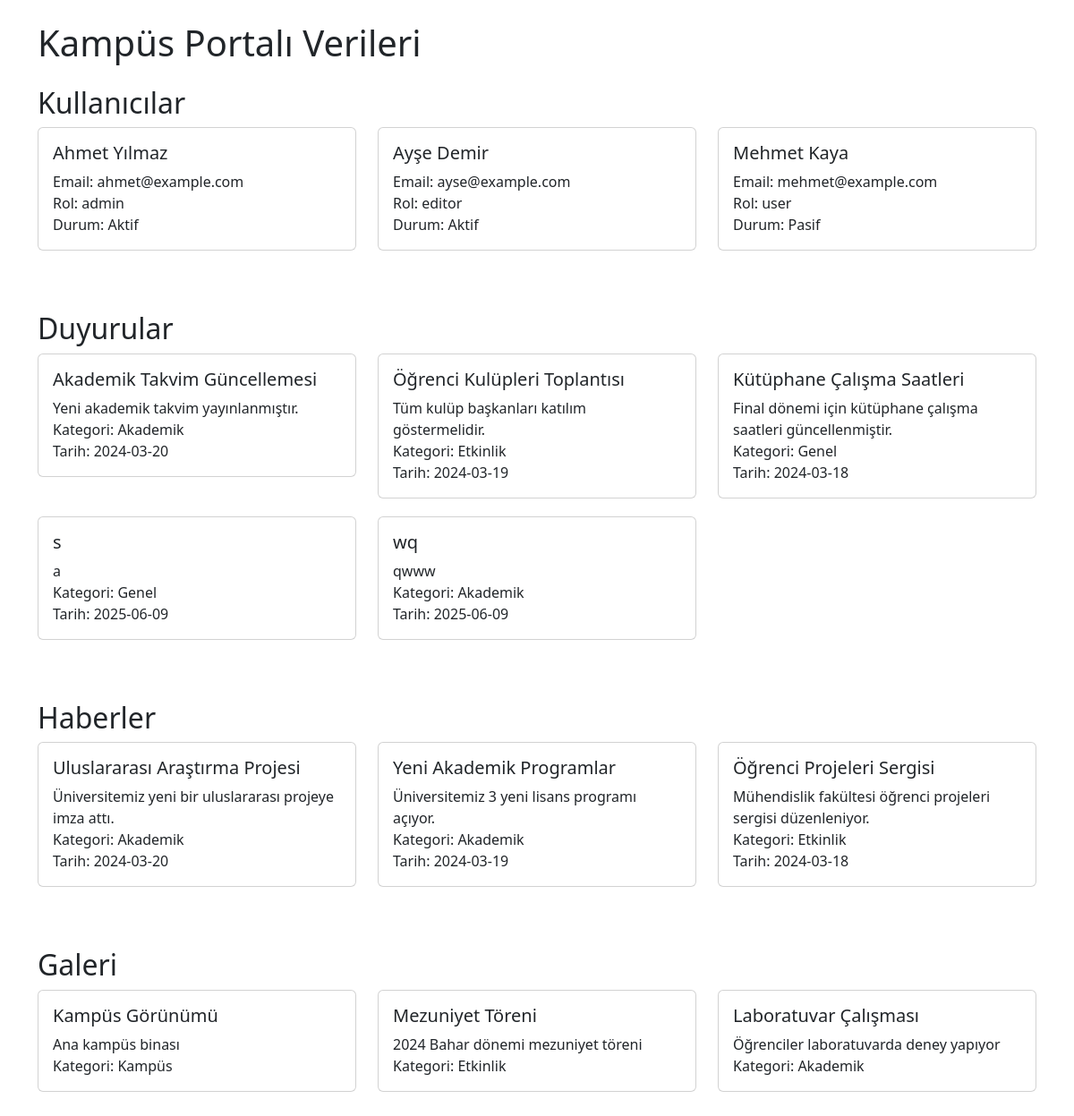
The page / on the database its author committed.
### tables this page shows
CREATE TABLE users (
    id INTEGER PRIMARY KEY AUTOINCREMENT,
    name TEXT NOT NULL,
    email TEXT UNIQUE NOT NULL,
    password TEXT NOT NULL,
    role TEXT NOT NULL,
    avatar TEXT,
    status BOOLEAN DEFAULT 1,
    last_login DATETIME,
    created_at DATETIME DEFAULT CURRENT_TIMESTAMP
);

CREATE TABLE announcements (
    id INTEGER PRIMARY KEY AUTOINCREMENT,
    title TEXT NOT NULL,
    content TEXT NOT NULL,
    category TEXT NOT NULL,
    publish_date DATE NOT NULL,
    status BOOLEAN DEFAULT 1,
    created_by INTEGER,
    created_at DATETIME DEFAULT CURRENT_TIMESTAMP,
    FOREIGN KEY (created_by) REFERENCES users (id)
);

CREATE TABLE news (
    id INTEGER PRIMARY KEY AUTOINCREMENT,
    title TEXT NOT NULL,
    content TEXT NOT NULL,
    image TEXT NOT NULL,
    category TEXT NOT NULL,
    publish_date DATE NOT NULL,
    status BOOLEAN DEFAULT 1,
    created_by INTEGER,
    created_at DATETIME DEFAULT CURRENT_TIMESTAMP,
    FOREIGN KEY (created_by) REFERENCES users (id)
);

CREATE TABLE gallery (
    id INTEGER PRIMARY KEY AUTOINCREMENT,
    title TEXT NOT NULL,
    description TEXT,
    image TEXT NOT NULL,
    category TEXT NOT NULL,
    status BOOLEAN DEFAULT 1,
    created_by INTEGER,
    created_at DATETIME DEFAULT CURRENT_TIMESTAMP,
    FOREIGN KEY (created_by) REFERENCES users (id)
);

### app.py (the view)
@app.route('/')
def index():
    conn = get_db_connection()
    users = conn.execute('SELECT * FROM users').fetchall()
    announcements = conn.execute('SELECT * FROM announcements').fetchall()
    news = conn.execute('SELECT * FROM news').fetchall()
    gallery = conn.execute('SELECT * FROM gallery').fetchall()
    conn.close()
    return render_template('index.html',
                         users=users,
                         announcements=announcements,
                         news=news,
                         gallery=gallery)

### app.py (called while the page is built)
def get_db_connection():
    conn = sqlite3.connect('campus_portal.db')
    conn.row_factory = sqlite3.Row
    return conn

### templates/index.html (shortened to what this page needs)
<!DOCTYPE html>
<html lang="tr">
<head>
    <link href="https://cdn.jsdelivr.net/npm/bootstrap@5.3.0/dist/css/bootstrap.min.css" rel="stylesheet">
</head>
<body>
    <div class="container mt-4">
        <h1 class="mb-4">Kampüs Portalı Verileri</h1>
        <section class="mb-5">
            <h2>Kullanıcılar</h2>
            <div class="row">
                {% for user in users %}
                <div class="col-md-4">
                    <div class="card">
                        <div class="card-body">
                            <h5 class="card-title">{{ user.name }}</h5>
                            <p class="card-text">
                                Email: {{ user.email }}<br>
                                Rol: {{ user.role }}<br>
                                Durum: {{ "Aktif" if user.status else "Pasif" }}
                            </p>
                        </div>
                    </div>
                </div>
                {% endfor %}
            </div>
        </section>
        <section class="mb-5">
            <h2>Duyurular</h2>
            <div class="row">
                {% for announcement in announcements %}
                <div class="col-md-4">
                    <div class="card">
                        <div class="card-body">
                            <h5 class="card-title">{{ announcement.title }}</h5>
                            <p class="card-text">
                                {{ announcement.content }}<br>
                                Kategori: {{ announcement.category }}<br>
                                Tarih: {{ announcement.publish_date }}
                            </p>
                        </div>
                    </div>
                </div>
                {% endfor %}
            </div>
        </section>
        <section class="mb-5">
            <h2>Haberler</h2>
            <div class="row">
                {% for item in news %}
                <div class="col-md-4">
                    <div class="card">
                        <div class="card-body">
                            <h5 class="card-title">{{ item.title }}</h5>
                            <p class="card-text">
                                {{ item.content }}<br>
                                Kategori: {{ item.category }}<br>
                                Tarih: {{ item.publish_date }}
                            </p>
                        </div>
                    </div>
                </div>
                {% endfor %}
            </div>
        </section>
        <section class="mb-5">
            <h2>Galeri</h2>
            <div class="row">
                {% for item in gallery %}
                <div class="col-md-4">
                    <div class="card">
                        <div class="card-body">
                            <h5 class="card-title">{{ item.title }}</h5>
                            <p class="card-text">
                                {{ item.description }}<br>
                                Kategori: {{ item.category }}
                            </p>
                        </div>
                    </div>
                </div>
                {% endfor %}
            </div>
        </section>
    </div>
</body>
</html>

### templates/index.html (style rules this page uses)
.card { margin-bottom: 20px; }

### rows shown on the page
users: name "Ahmet Yılmaz", email "ahmet@example.com", role "admin", status "Aktif"
users: name "Ayşe Demir", email "ayse@example.com", role "editor", status "Aktif"
users: name "Mehmet Kaya", email "mehmet@example.com", role "user", status "Pasif"
announcements: title "Akademik Takvim Güncellemesi", content "Yeni akademik takvim yayınlanmıştır.", category "Akademik", publish_date "2024-03-20"
announcements: title "Öğrenci Kulüpleri Toplantısı", content "Tüm kulüp başkanları katılım göstermelidir.", category "Etkinlik", publish_date "2024-03-19"
announcements: title "Kütüphane Çalışma Saatleri", content "Final dönemi için kütüphane çalışma saatleri güncellenmiştir.", category "Genel", publish_date "2024-03-18"
announcements: title "s", content "a", category "Genel", publish_date "2025-06-09"
announcements: title "wq", content "qwww", category "Akademik", publish_date "2025-06-09"
news: title "Uluslararası Araştırma Projesi", content "Üniversitemiz yeni bir uluslararası projeye imza attı.", category "Akademik", publish_date "2024-03-20"
news: title "Yeni Akademik Programlar", content "Üniversitemiz 3 yeni lisans programı açıyor.", category "Akademik", publish_date "2024-03-19"
news: title "Öğrenci Projeleri Sergisi", content "Mühendislik fakültesi öğrenci projeleri sergisi düzenleniyor.", category "Etkinlik", publish_date "2024-03-18"
gallery: title "Kampüs Görünümü", description "Ana kampüs binası", category "Kampüs"
gallery: title "Mezuniyet Töreni", description "2024 Bahar dönemi mezuniyet töreni", category "Etkinlik"
gallery: title "Laboratuvar Çalışması", description "Öğrenciler laboratuvarda deney yapıyor", category "Akademik"
